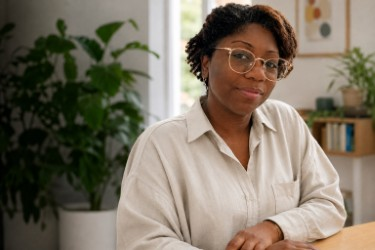
#> input picture AndersonTherapies/Headshot.jpg, 375 x 250 px
$ python crop_headshot.py Headshot.jpg
#> lines starting #> are read from the running program, lines starting #| are printed output that depends on the picture
#> in main, image is the input picture: PIL image 375x250 RGB; mean R, G, B 125.4, 115.2, 99.5
from __future__ import annotations

import argparse
from pathlib import Path

from PIL import Image


def crop_to_square(image: Image.Image, left_pad: float = 0.08, top_pad: float = 0.06, right_pad: float = 0.08, bottom_pad: float = 0.12) -> Image.Image:
#> called with left_pad = 0.08, top_pad = 0.06, right_pad = 0.08, bottom_pad = 0.12
    width, height = image.size
#> width = 375; height = 250
    crop_width = min(width, height)
#> crop_width = 250
    crop_height = min(width, height)
#> crop_height = 250

    left = int(width * left_pad)
#> left = 30
    top = int(height * top_pad)
#> top = 15
    right = int(width - width * right_pad)
#> right = 345
    bottom = int(height - height * bottom_pad)
#> bottom = 220

    # Keep the crop balanced around the face area if the image is already close to square.
    if right - left > crop_width:
        extra = (right - left) - crop_width
#> extra = 65
        left += extra // 2
#> left = 62
        right -= extra - extra // 2
#> right = 312

    if bottom - top > crop_height:
        extra = (bottom - top) - crop_height
        top += extra // 2
        bottom -= extra - extra // 2

    # Ensure we stay within bounds.
    left = max(0, min(left, width - 1))
    top = max(0, min(top, height - 1))
    right = max(left + 1, min(right, width))
    bottom = max(top + 1, min(bottom, height))

    return image.crop((left, top, right, bottom)).resize((1000, 1000), Image.LANCZOS)
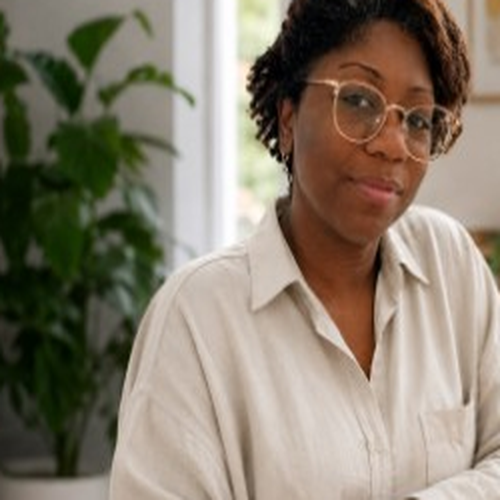
#> returned value: PIL image 1000x1000 RGB (shown at 1/2 size); mean R, G, B 136.2, 125.8, 110


def main() -> None:
    parser = argparse.ArgumentParser(description='Crop a portrait to a square headshot for the homepage.')
    parser.add_argument('input', type=str, help='Source image path.')
    parser.add_argument('-o', '--output', type=str, default='Headshot.jpg', help='Output file path. Default: Headshot.jpg')
    parser.add_argument('--left', type=float, default=0.08, help='Left crop padding as fraction of width.')
    parser.add_argument('--top', type=float, default=0.06, help='Top crop padding as fraction of height.')
    parser.add_argument('--right', type=float, default=0.08, help='Right crop padding as fraction of width.')
    parser.add_argument('--bottom', type=float, default=0.12, help='Bottom crop padding as fraction of height.')
    args = parser.parse_args()

    source = Path(args.input)
    output = Path(args.output)

    image = Image.open(source)
    cropped = crop_to_square(image, args.left, args.top, args.right, args.bottom)
    cropped.save(output, quality=92, optimize=True)
    print(f'Created {output} from {source}')


if __name__ == '__main__':
    main()
